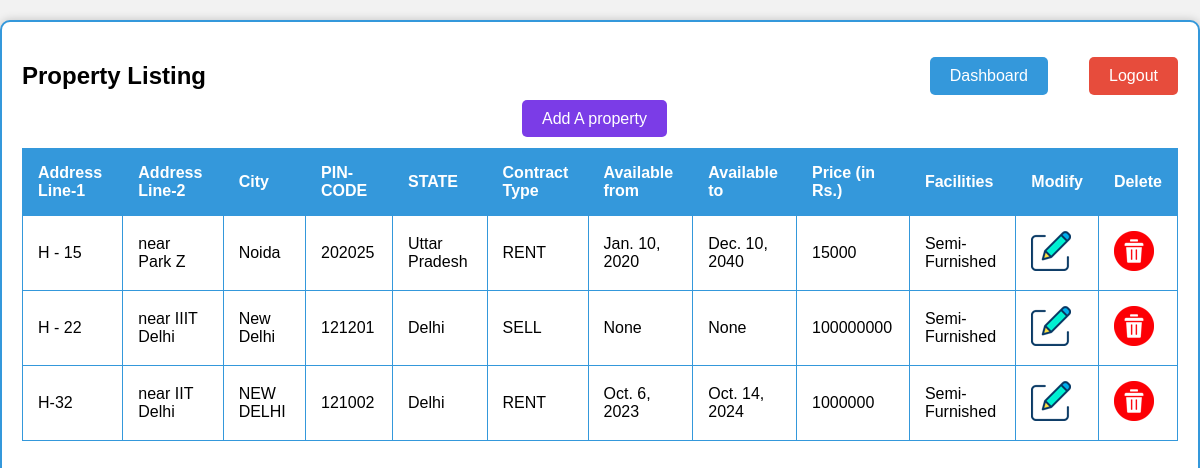
The page /my_properties/ (signed in) on the database as committed earlier.
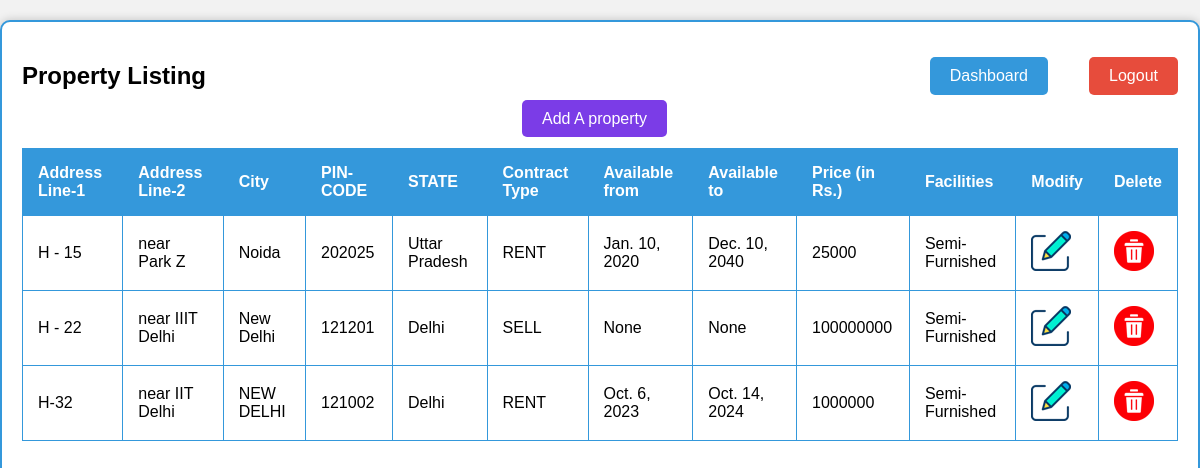
The same page on the database as committed later.
### project_app/models.py (models this page shows, shortened)
class Property(models.Model):
    owner = models.CharField(max_length=30,  null= False, blank=False, default = None)
    address_line_1 = models.CharField(max_length=30,  null= False, blank=False, default = None)
    address_line_2 = models.CharField(max_length=30,  null= False, blank=True, default = '')
    state = models.CharField(max_length=30,  null= False, blank=False, default = None)
    city = models.CharField(max_length=30,  null= False, blank=False, default = None)
    pincode = models.CharField(max_length=6,  null= False, blank=False, default = None)
    type = models.CharField(max_length=4,  null= False, blank=False, default = None)
    starting_date = models.DateField(null = True, blank = True, default= None)
    ending_date = models.DateField(null = True, blank = True, default= None)
    price = models.DecimalField(decimal_places=0, max_digits=10, null = True, blank = True, default= 0)
    facilities = models.CharField(max_length=20,  null= False, blank=False, default = None)

### project_app/views.py (the view)
# urls.py: path("my_properties/", views.my_properties, name="my_properties_page"),
def my_properties(request):
    username = request.session.get('username')
    if(username is None):
        return redirect('/')
    if(request.method == 'POST'):
        pass
    else:
        my_properties_list = []
        properties = Property.objects.values()
        for i in range(len(properties)):
            if username == properties[i]["owner"]:
                my_properties_list.append(properties[i])
        return render(request, 'my_properties.html', {'properties':my_properties_list})

### project_app/templates/my_properties.html (shortened to what this page needs)
{% load static %}
<!DOCTYPE html>
<html>
<head>
</head>
<body>
    <div class="container">
        <h2>Property Listing</h2>
        <a class="dashboard-button" href="/dashboard">Dashboard</a>
        <a class="logout-button" href="/logout">Logout</a>
        <a class="add-property-button" href="/add_property">Add A property</a>
        <div class="scroll-container">
            <table>
                <thead>
                    <tr>
                        <th>Address Line-1</th>
                        <th>Address Line-2</th>
                        <th>City</th>
                        <th>PIN-CODE</th>
                        <th>STATE</th>
                        <th>Contract Type</th>
                        <th>Available from</th>
                        <th>Available to</th>
                        <th>Price (in Rs.)</th>
                        <th>Facilities</th>
                        <th>Modify</th>
                        <th>Delete</th>
                    </tr>
                </thead>
                <tbody>
                    {% for property in properties %}
                    <tr>
                        <td>{{ property.address_line_1 }}</td>
                        <td>{{ property.address_line_2 }}</td>
                        <td>{{ property.city }}</td>
                        <td>{{ property.pincode }}</td>
                        <td>{{ property.state }}</td>
                        <td>{{ property.type }}</td>
                        <td>{{ property.starting_date }}</td>
                        <td>{{ property.ending_date }}</td>
                        <td>{{ property.price }}</td>
                        <td>{{ property.facilities }}</td>
                        <td>
                            <a href="/edit_property/{{property.id}}">
                                <img src ="{% static 'edit_icon5.png' %}" alt="Edit Property">
                            </a>
                        </td>
                        <td>
                            <a href="/delete_property/{{property.id}}">
                                <img src ="{% static 'delete_icon4.png' %}" alt="Delete Property">
                            </a>
                        </td>
                    </tr>
                    {% endfor %}
                </tbody>
            </table>
        </div>
    </div>
</body>
</html>

Rows that differ between the two databases and show on the page:
changed Property "near Park Z": price "15000" → "25000"
